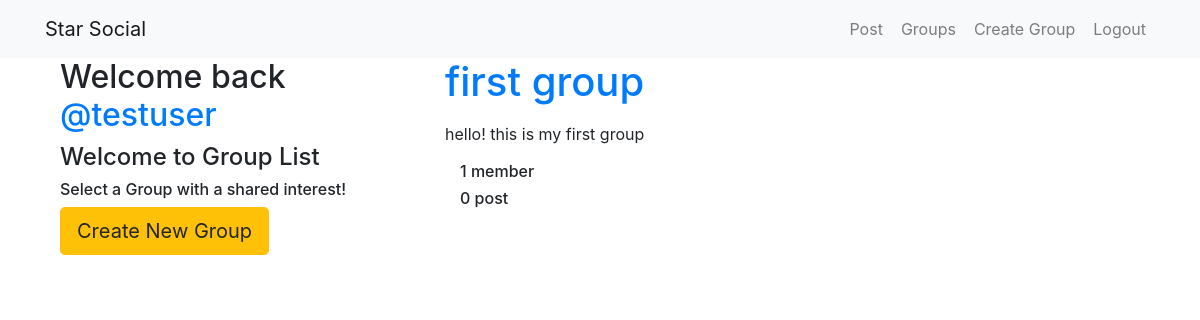
The page /groups/ (signed in) on the database as committed earlier.
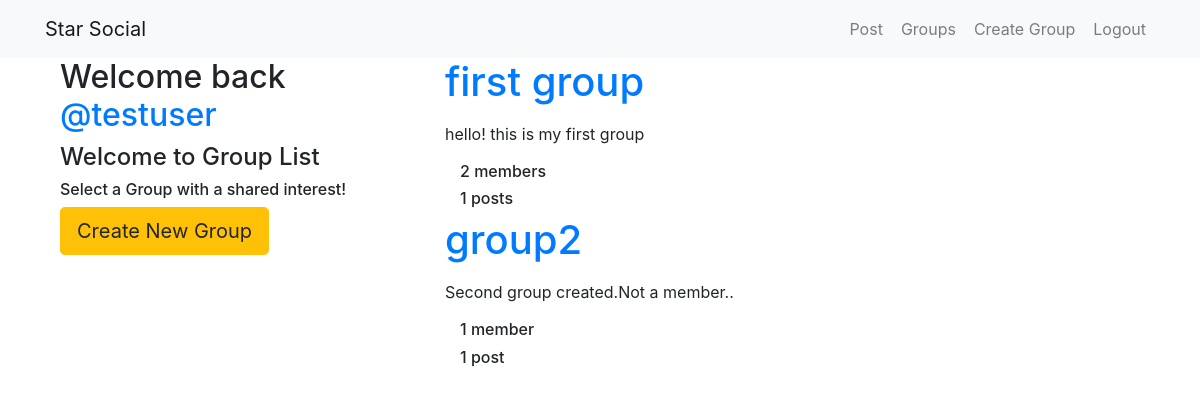
The same page on the database as committed later.
### groups/models.py (models this page shows, shortened)
class Group(models.Model):
    name = models.CharField(max_length=150,unique=True)
    slug = models.SlugField(allow_unicode=True,unique=True)
    description = models.TextField(blank=True,default='')
    description_html = models.TextField(editable=False, default='', blank=True)
    members = models.ManyToManyField(User,through="GroupMembers")
    class Meta:
        ordering=['name']

### groups/views.py (the view)
# urls.py: path('',views.ListGroups.as_view(),name='all'),
class ListGroups(LoginRequiredMixin,ListView):
    model=Group

### groups/templates/groups/group_list.html
{% extends 'groups/group_base.html' %}
  {% block pregroup %}
    <div class="col-md-4">
      {% if user.is_authenticated %}
          <h2>Welcome back
              <a href="{% url 'posts:for_user' username=user.username %}">@{{user.username}}</a>
          </h2>
      {% endif %}
      <h4>Welcome to Group List</h4>
      <h6>Select a Group with a shared interest!</h6>
      {% if user.is_authenticated %}
          <a href="{% url 'groups:new' %}" class='btn btn-lg btn-warning'>Create New Group</a>
      {% endif %}
    </div>
  {% endblock %}
  {% block groupcontent %}
    <div class="col-md-8">
      <div class="container">
        {% for grp in group_list %}
          <a href="{% url 'groups:detail' slug=grp.slug %}">
            <h1>{{grp.name}}</h1> </a>
            <p>{{grp.description_html|safe}}</p>
            <div class="col-md-4">
              <h6>{{grp.members.count}} member{{grp.members.count|pluralize}}</h6>
            </div>
            <div class="col-md-4">
              <h6>{{grp.posts.count}} post{{grp.members.count|pluralize}}</h6>
            </div>
        {% empty %}
          <h1>No Groups created yet.</h1>
        {% endfor %}
      </div>
    </div>
  {% endblock %}

Rows that differ between the two databases and show on the page:
computed for Group "first group": members.count "1" → "2"; posts.count "0" → "1"
added Group: name "group2", description_html "Second group created.Not a member..", members.count "1", posts.count "1"
